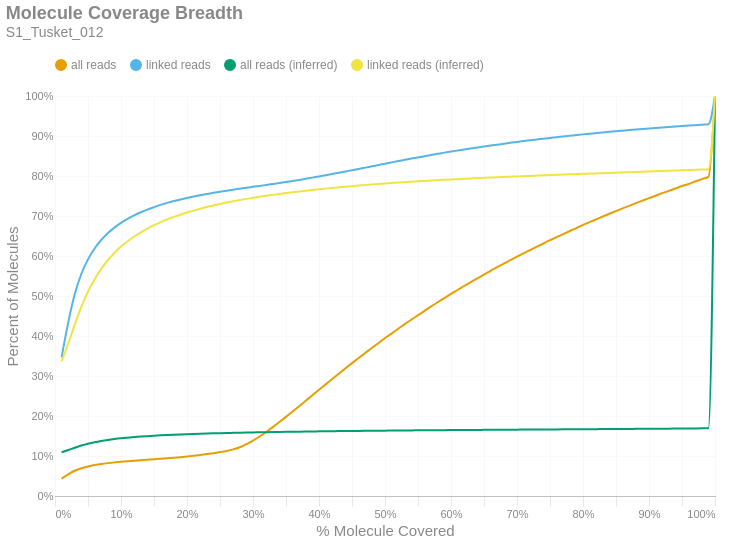

Write notebook code for a chart like this one.
### Markdown cell above
### Molecule Read Coverage
This chart shows molecule coverage breadth as computed by the number of bases aligned to that molecule. In other words, "*how much of each unique long molecule is actually sequenced/aligned?*" Keep in mind there is a distinction between sequences and alignments, since some sequences belonging to a particular molecule may not align well and wouldn't appear in the alignment data. This chart also shows molecule coverage breadth as computed by the *inferred fragment* from which the aligned sequences originate. Unlike read coverage, this calculation takes into account the total insert size, including unsequenced gaps between the forward and reverse reads. Like the previous figures, these are cumulative percents.

### Code cell
if SKIPLR:
    print_html(f"Skipped")
else:
    binned_df = consolidated_hist(valids['coverage_bp'], mask, 0.01, True)
    binned_df_inf = consolidated_hist(valids['coverage_inserts'], mask, 0.01, True)
    binned_df = binned_df.with_columns(pl.lit(binned_df_inf['all reads (cumsum)']).alias('all reads (inferred)'))
    binned_df = binned_df.with_columns(pl.lit(binned_df_inf['linked reads (cumsum)']).alias('linked reads (inferred)'))
    binned_df = binned_df.with_columns(
        (pl.col('bin').cast(pl.Float64) + 0.01).alias('right_edge')
    )

    with SafeRender(binned_df):
        (
            density_plot(binned_df, 'Molecule Coverage Breadth', samplename, 'molcov', ['all reads (inferred)','linked reads (inferred)'])
            .encode(
                #x=alt.X('bin:Q', title="% Molecule Covered").axis(format = '%').scale(padding=0),
                x=alt.X('right_edge:Q', title="% Molecule Covered").axis(format='%').scale(padding=0),
                y=alt.Y('value:Q', title='Percent of Molecules')
                    .axis(format='%')
                    .stack(False)
                    .scale(domainMin=0, padding=0),
                color=alt.Color("key:N").scale(domain = ["all reads", "linked reads", "all reads (inferred)", "linked reads (inferred)"]),
                tooltip = [
                    alt.Tooltip("key:N", title = "Data Type"),
                    alt.Tooltip("range_label:N", title="% Molecule Covered"),
                    alt.Tooltip("value:Q", format = ".2%", title="% Molecules")
                ]
            )
        ).display()

### Figure 1 — Vega-Lite specification as saved in the notebook (floating-point values rounded to 4 significant figures)
{"width": "container", "height": 400, "config": {"title": {"anchor": "start", "dy": -15, "fontSize": 18, "color": "#888888", "subtitleColor": "#888888", "subtitleFontSize": 14}, "arc": {"fill": "#0072B2"}, "axis": {"domainColor": "#888888", "domainWidth": 0.5, "gridWidth": 0.2, "grid": false, "titleFontWeight": 400, "titleFontSize": 15, "labelFontSize": 11, "labelColor": "#888888", "tickColor": "#888888", "tickWidth": 0.2, "titleColor": "#888888"}, "axisBand": {"grid": false}, "axisX": {"grid": true, "tickSize": 10, "domainCap": "round"}, "axisY": {"domain": false, "grid": true, "tickSize": 0, "domainCap": "round"}, "background": "transparent", "header": {"labelFontSize": 15, "labelColor": "#888888", "titleFontSize": 15, "titleFontWeight": 600, "titleColor": "#888888"}, "legend": {"labelFont": "sans-serif", "labelFontSize": 12, "labelColor": "#888888", "symbolSize": 100, "symbolType": "circle", "titleFontSize": 12, "titlePadding": 10, "titleColor": "#888888", "title": null, "orient": "top"}, "range": {"category": ["#E69F00", "#56B4E9", "#009E73", "#F0E442", "#0072B2", "#D55E00", "#CC79A7", "#000000"], "diverging": ["#cfe8f3", "#a2d4ec", "#73bfe2", "#46abdb", "#1696d2", "#12719e"]}, "area": {"fill": "#0072B2", "fillOpacity": 0.7, "line": true, "strokeOpacity": 0.7}, "line": {"color": "#0072B2", "stroke": "#0072B2", "strokeWidth": 2}, "trail": {"color": "#0072B2", "stroke": "#0072B2", "strokeWidth": 0, "size": 1}, "point": {"filled": true, "fillOpacity": 1.0, "size": 95}, "text": {"color": "#888888", "fontSize": 11, "align": "right", "fontWeight": 400, "size": 11}, "bar": {"fill": "#0072B2", "stroke": null}, "view": {"stroke": null, "continuousWidth": 660, "continuousHeight": 400}}, "data": {"name": "data-5d781d03e83a9cfbad81f14116792db8"}, "mark": {"type": "line", "interpolate": "monotone", "point": {"opacity": 0, "size": 275}}, "encoding": {"color": {"field": "key", "scale": {"domain": ["all reads", "linked reads", "all reads (inferred)", "linked reads (inferred)"]}, "type": "nominal"}, "tooltip": [{"field": "key", "title": "Data Type", "type": "nominal"}, {"field": "range_label", "title": "% Molecule Covered", "type": "nominal"}, {"field": "value", "format": ".2%", "title": "% Molecules", "type": "quantitative"}], "x": {"axis": {"format": "%"}, "field": "right_edge", "scale": {"padding": 0}, "title": "% Molecule Covered", "type": "quantitative"}, "y": {"axis": {"format": "%"}, "field": "value", "scale": {"domainMin": 0, "padding": 0}, "stack": false, "title": "Percent of Molecules", "type": "quantitative"}}, "params": [{"name": "param_c36ac31b6afebe62", "select": {"type": "point", "fields": ["key"]}, "bind": "legend"}], "title": {"text": "Molecule Coverage Breadth", "subtitle": "S1_Tusket_012"}, "transform": [{"fold": ["all reads (cumsum)", "linked reads (cumsum)", "all reads (inferred)", "linked reads (inferred)"]}, {"calculate": "replace(datum.key, ' (cumsum)', '')", "as": "key"}, {"filter": {"param": "param_c36ac31b6afebe62"}}], "usermeta": {"embedOptions": {"downloadFileName": "S1_Tusket_012.molcov"}}, "$schema": "https://vega.github.io/schema/vega-lite/v6.1.0.json", "datasets": {"data-5d781d03e83a9cfbad81f14116792db8": [{"bin": "0.0", "interval": "0.0-0.01", "all reads": 0.04357, "linked reads": 0.3467, "all reads (cumsum)": 0.04357, "linked reads (cumsum)": 0.3467, "range_label": "0.0-0.01", "all reads (inferred)": 0.1094, "linked reads (inferred)": 0.3367, "right_edge": 0.01}, {"bin": "0.01", "interval": "0.01-0.02", "all reads": 0.01072, "linked reads": 0.08679, "all reads (cumsum)": 0.05429, "linked reads (cumsum)": 0.4335, "range_label": "0.01-0.02", "all reads (inferred)": 0.1149, "linked reads (inferred)": 0.3806, "right_edge": 0.02}, {"bin": "0.02", "interval": "0.02-0.03", "all reads": 0.00878, "linked reads": 0.07136, "all reads (cumsum)": 0.06307, "linked reads (cumsum)": 0.5048, "range_label": "0.02-0.03", "all reads (inferred)": 0.1208, "linked reads (inferred)": 0.4289, "right_edge": 0.03}, {"bin": "0.03", "interval": "0.03-0.04", "all reads": 0.006331, "linked reads": 0.05083, "all reads (cumsum)": 0.0694, "linked reads (cumsum)": 0.5557, "range_label": "0.03-0.04", "all reads (inferred)": 0.1261, "linked reads (inferred)": 0.4732, "right_edge": 0.04}, {"bin": "0.04", "interval": "0.04-0.05", "all reads": 0.004465, "linked reads": 0.0359, "all reads (cumsum)": 0.07387, "linked reads (cumsum)": 0.5916, "range_label": "0.04-0.05", "all reads (inferred)": 0.1307, "linked reads (inferred)": 0.5108, "right_edge": 0.05}, {"bin": "0.05", "interval": "0.05-0.06", "all reads": 0.003448, "linked reads": 0.02727, "all reads (cumsum)": 0.07731, "linked reads (cumsum)": 0.6188, "range_label": "0.05-0.06", "all reads (inferred)": 0.1344, "linked reads (inferred)": 0.5419, "right_edge": 0.06}, {"bin": "0.06", "interval": "0.06-0.07", "all reads": 0.002705, "linked reads": 0.02123, "all reads (cumsum)": 0.08002, "linked reads (cumsum)": 0.6401, "range_label": "0.06-0.07", "all reads (inferred)": 0.1376, "linked reads (inferred)": 0.5678, "right_edge": 0.07}, {"bin": "0.07", "interval": "0.07-0.08", "all reads": 0.00218, "linked reads": 0.01692, "all reads (cumsum)": 0.0822, "linked reads (cumsum)": 0.657, "range_label": "0.07-0.08", "all reads (inferred)": 0.1401, "linked reads (inferred)": 0.5893, "right_edge": 0.08}, {"bin": "0.08", "interval": "0.08-0.09", "all reads": 0.001863, "linked reads": 0.01404, "all reads (cumsum)": 0.08406, "linked reads (cumsum)": 0.671, "range_label": "0.08-0.09", "all reads (inferred)": 0.1423, "linked reads (inferred)": 0.6076, "right_edge": 0.09}, {"bin": "0.09", "interval": "0.09-0.1", "all reads": 0.001625, "linked reads": 0.01186, "all reads (cumsum)": 0.08569, "linked reads (cumsum)": 0.6829, "range_label": "0.09-0.1", "all reads (inferred)": 0.1442, "linked reads (inferred)": 0.6235, "right_edge": 0.1}, {"bin": "0.1", "interval": "0.1-0.11", "all reads": 0.00144, "linked reads": 0.01011, "all reads (cumsum)": 0.08712, "linked reads (cumsum)": 0.693, "range_label": "0.1-0.11", "all reads (inferred)": 0.1458, "linked reads (inferred)": 0.6367, "right_edge": 0.11}, {"bin": "0.11", "interval": "0.11-0.12", "all reads": 0.001275, "linked reads": 0.008673, "all reads (cumsum)": 0.0884, "linked reads (cumsum)": 0.7017, "range_label": "0.11-0.12", "all reads (inferred)": 0.1473, "linked reads (inferred)": 0.6487, "right_edge": 0.12}, {"bin": "0.12", "interval": "0.12-0.13", "all reads": 0.001166, "linked reads": 0.007615, "all reads (cumsum)": 0.08957, "linked reads (cumsum)": 0.7093, "range_label": "0.12-0.13", "all reads (inferred)": 0.1485, "linked reads (inferred)": 0.6591, "right_edge": 0.13}, {"bin": "0.13", "interval": "0.13-0.14", "all reads": 0.001087, "linked reads": 0.006741, "all reads (cumsum)": 0.09065, "linked reads (cumsum)": 0.716, "range_label": "0.13-0.14", "all reads (inferred)": 0.1497, "linked reads (inferred)": 0.6685, "right_edge": 0.14}, {"bin": "0.14", "interval": "0.14-0.15", "all reads": 0.001075, "linked reads": 0.005999, "all reads (cumsum)": 0.09173, "linked reads (cumsum)": 0.722, "range_label": "0.14-0.15", "all reads (inferred)": 0.1507, "linked reads (inferred)": 0.677, "right_edge": 0.15}, {"bin": "0.15", "interval": "0.15-0.16", "all reads": 0.001145, "linked reads": 0.005731, "all reads (cumsum)": 0.09287, "linked reads (cumsum)": 0.7278, "range_label": "0.15-0.16", "all reads (inferred)": 0.1516, "linked reads (inferred)": 0.6846, "right_edge": 0.16}, {"bin": "0.16", "interval": "0.16-0.17", "all reads": 0.001261, "linked reads": 0.005045, "all reads (cumsum)": 0.09413, "linked reads (cumsum)": 0.7328, "range_label": "0.16-0.17", "all reads (inferred)": 0.1524, "linked reads (inferred)": 0.6915, "right_edge": 0.17}, {"bin": "0.17", "interval": "0.17-0.18", "all reads": 0.001386, "linked reads": 0.004481, "all reads (cumsum)": 0.09552, "linked reads (cumsum)": 0.7373, "range_label": "0.17-0.18", "all reads (inferred)": 0.1532, "linked reads (inferred)": 0.6977, "right_edge": 0.18}, {"bin": "0.18", "interval": "0.18-0.19", "all reads": 0.001545, "linked reads": 0.004068, "all reads (cumsum)": 0.09707, "linked reads (cumsum)": 0.7413, "range_label": "0.18-0.19", "all reads (inferred)": 0.1538, "linked reads (inferred)": 0.7033, "right_edge": 0.19}, {"bin": "0.19", "interval": "0.19-0.2", "all reads": 0.001715, "linked reads": 0.003844, "all reads (cumsum)": 0.09878, "linked reads (cumsum)": 0.7452, "range_label": "0.19-0.2", "all reads (inferred)": 0.1545, "linked reads (inferred)": 0.7086, "right_edge": 0.2}, {"bin": "0.2", "interval": "0.2-0.21", "all reads": 0.001821, "linked reads": 0.003534, "all reads (cumsum)": 0.1006, "linked reads (cumsum)": 0.7487, "range_label": "0.2-0.21", "all reads (inferred)": 0.1551, "linked reads (inferred)": 0.7135, "right_edge": 0.21}, {"bin": "0.21", "interval": "0.21-0.22", "all reads": 0.001997, "linked reads": 0.003271, "all reads (cumsum)": 0.1026, "linked reads (cumsum)": 0.752, "range_label": "0.21-0.22", "all reads (inferred)": 0.1556, "linked reads (inferred)": 0.7181, "right_edge": 0.22}, {"bin": "0.22", "interval": "0.22-0.23", "all reads": 0.002158, "linked reads": 0.003082, "all reads (cumsum)": 0.1048, "linked reads (cumsum)": 0.7551, "range_label": "0.22-0.23", "all reads (inferred)": 0.1562, "linked reads (inferred)": 0.7224, "right_edge": 0.23}, {"bin": "0.23", "interval": "0.23-0.24", "all reads": 0.002352, "linked reads": 0.002846, "all reads (cumsum)": 0.1071, "linked reads (cumsum)": 0.7579, "range_label": "0.23-0.24", "all reads (inferred)": 0.1566, "linked reads (inferred)": 0.7263, "right_edge": 0.24}, {"bin": "0.24", "interval": "0.24-0.25", "all reads": 0.002662, "linked reads": 0.002828, "all reads (cumsum)": 0.1098, "linked reads (cumsum)": 0.7608, "range_label": "0.24-0.25", "all reads (inferred)": 0.1571, "linked reads (inferred)": 0.73, "right_edge": 0.25}, {"bin": "0.25", "interval": "0.25-0.26", "all reads": 0.002933, "linked reads": 0.002633, "all reads (cumsum)": 0.1127, "linked reads (cumsum)": 0.7634, "range_label": "0.25-0.26", "all reads (inferred)": 0.1575, "linked reads (inferred)": 0.7335, "right_edge": 0.26}, {"bin": "0.26", "interval": "0.26-0.27", "all reads": 0.00383, "linked reads": 0.002482, "all reads (cumsum)": 0.1165, "linked reads (cumsum)": 0.7659, "range_label": "0.26-0.27", "all reads (inferred)": 0.1579, "linked reads (inferred)": 0.7367, "right_edge": 0.27}, {"bin": "0.27", "interval": "0.27-0.28", "all reads": 0.00546, "linked reads": 0.00237, "all reads (cumsum)": 0.122, "linked reads (cumsum)": 0.7682, "range_label": "0.27-0.28", "all reads (inferred)": 0.1583, "linked reads (inferred)": 0.7399, "right_edge": 0.28}, {"bin": "0.28", "interval": "0.28-0.29", "all reads": 0.007453, "linked reads": 0.002416, "all reads (cumsum)": 0.1294, "linked reads (cumsum)": 0.7707, "range_label": "0.28-0.29", "all reads (inferred)": 0.1586, "linked reads (inferred)": 0.7428, "right_edge": 0.29}, {"bin": "0.29", "interval": "0.29-0.3", "all reads": 0.00911, "linked reads": 0.002253, "all reads (cumsum)": 0.1386, "linked reads (cumsum)": 0.7729, "range_label": "0.29-0.3", "all reads (inferred)": 0.159, "linked reads (inferred)": 0.7454, "right_edge": 0.3}, {"bin": "0.3", "interval": "0.3-0.31", "all reads": 0.01024, "linked reads": 0.00228, "all reads (cumsum)": 0.1488, "linked reads (cumsum)": 0.7752, "range_label": "0.3-0.31", "all reads (inferred)": 0.1593, "linked reads (inferred)": 0.748, "right_edge": 0.31}, {"bin": "0.31", "interval": "0.31-0.32", "all reads": 0.01134, "linked reads": 0.002416, "all reads (cumsum)": 0.1601, "linked reads (cumsum)": 0.7776, "range_label": "0.31-0.32", "all reads (inferred)": 0.1596, "linked reads (inferred)": 0.7505, "right_edge": 0.32}, {"bin": "0.32", "interval": "0.32-0.33", "all reads": 0.01209, "linked reads": 0.002362, "all reads (cumsum)": 0.1722, "linked reads (cumsum)": 0.78, "range_label": "0.32-0.33", "all reads (inferred)": 0.1599, "linked reads (inferred)": 0.7528, "right_edge": 0.33}, {"bin": "0.33", "interval": "0.33-0.34", "all reads": 0.01262, "linked reads": 0.00255, "all reads (cumsum)": 0.1849, "linked reads (cumsum)": 0.7825, "range_label": "0.33-0.34", "all reads (inferred)": 0.1601, "linked reads (inferred)": 0.7551, "right_edge": 0.34}, {"bin": "0.34", "interval": "0.34-0.35", "all reads": 0.01292, "linked reads": 0.002433, "all reads (cumsum)": 0.1978, "linked reads (cumsum)": 0.7849, "range_label": "0.34-0.35", "all reads (inferred)": 0.1604, "linked reads (inferred)": 0.7572, "right_edge": 0.35}, {"bin": "0.35", "interval": "0.35-0.36", "all reads": 0.0134, "linked reads": 0.002589, "all reads (cumsum)": 0.2112, "linked reads (cumsum)": 0.7875, "range_label": "0.35-0.36", "all reads (inferred)": 0.1607, "linked reads (inferred)": 0.7593, "right_edge": 0.36}, {"bin": "0.36", "interval": "0.36-0.37", "all reads": 0.01345, "linked reads": 0.00268, "all reads (cumsum)": 0.2246, "linked reads (cumsum)": 0.7902, "range_label": "0.36-0.37", "all reads (inferred)": 0.1609, "linked reads (inferred)": 0.7613, "right_edge": 0.37}, {"bin": "0.37", "interval": "0.37-0.38", "all reads": 0.0136, "linked reads": 0.002855, "all reads (cumsum)": 0.2382, "linked reads (cumsum)": 0.7931, "range_label": "0.37-0.38", "all reads (inferred)": 0.1611, "linked reads (inferred)": 0.7631, "right_edge": 0.38}, {"bin": "0.38", "interval": "0.38-0.39", "all reads": 0.01362, "linked reads": 0.002833, "all reads (cumsum)": 0.2518, "linked reads (cumsum)": 0.7959, "range_label": "0.38-0.39", "all reads (inferred)": 0.1614, "linked reads (inferred)": 0.7649, "right_edge": 0.39}, {"bin": "0.39", "interval": "0.39-0.4", "all reads": 0.01384, "linked reads": 0.003007, "all reads (cumsum)": 0.2657, "linked reads (cumsum)": 0.7989, "range_label": "0.39-0.4", "all reads (inferred)": 0.1616, "linked reads (inferred)": 0.7667, "right_edge": 0.4}, {"bin": "0.4", "interval": "0.4-0.41", "all reads": 0.0134, "linked reads": 0.003009, "all reads (cumsum)": 0.2791, "linked reads (cumsum)": 0.8019, "range_label": "0.4-0.41", "all reads (inferred)": 0.1618, "linked reads (inferred)": 0.7684, "right_edge": 0.41}, {"bin": "0.41", "interval": "0.41-0.42", "all reads": 0.0135, "linked reads": 0.003072, "all reads (cumsum)": 0.2926, "linked reads (cumsum)": 0.805, "range_label": "0.41-0.42", "all reads (inferred)": 0.162, "linked reads (inferred)": 0.7701, "right_edge": 0.42}, {"bin": "0.42", "interval": "0.42-0.43", "all reads": 0.01329, "linked reads": 0.003063, "all reads (cumsum)": 0.3059, "linked reads (cumsum)": 0.8081, "range_label": "0.42-0.43", "all reads (inferred)": 0.1622, "linked reads (inferred)": 0.7717, "right_edge": 0.43}, {"bin": "0.43", "interval": "0.43-0.44", "all reads": 0.01318, "linked reads": 0.003226, "all reads (cumsum)": 0.319, "linked reads (cumsum)": 0.8113, "range_label": "0.43-0.44", "all reads (inferred)": 0.1624, "linked reads (inferred)": 0.7732, "right_edge": 0.44}, {"bin": "0.44", "interval": "0.44-0.45", "all reads": 0.01307, "linked reads": 0.003165, "all reads (cumsum)": 0.3321, "linked reads (cumsum)": 0.8144, "range_label": "0.44-0.45", "all reads (inferred)": 0.1626, "linked reads (inferred)": 0.7747, "right_edge": 0.45}, {"bin": "0.45", "interval": "0.45-0.46", "all reads": 0.01281, "linked reads": 0.003244, "all reads (cumsum)": 0.3449, "linked reads (cumsum)": 0.8177, "range_label": "0.45-0.46", "all reads (inferred)": 0.1627, "linked reads (inferred)": 0.776, "right_edge": 0.46}, {"bin": "0.46", "interval": "0.46-0.47", "all reads": 0.01256, "linked reads": 0.003207, "all reads (cumsum)": 0.3575, "linked reads (cumsum)": 0.8209, "range_label": "0.46-0.47", "all reads (inferred)": 0.1629, "linked reads (inferred)": 0.7774, "right_edge": 0.47}, {"bin": "0.47", "interval": "0.47-0.48", "all reads": 0.01265, "linked reads": 0.003236, "all reads (cumsum)": 0.3701, "linked reads (cumsum)": 0.8241, "range_label": "0.47-0.48", "all reads (inferred)": 0.1631, "linked reads (inferred)": 0.7787, "right_edge": 0.48}, {"bin": "0.48", "interval": "0.48-0.49", "all reads": 0.01188, "linked reads": 0.003222, "all reads (cumsum)": 0.382, "linked reads (cumsum)": 0.8274, "range_label": "0.48-0.49", "all reads (inferred)": 0.1633, "linked reads (inferred)": 0.7799, "right_edge": 0.49}, {"bin": "0.49", "interval": "0.49-0.5", "all reads": 0.01311, "linked reads": 0.00347, "all reads (cumsum)": 0.3951, "linked reads (cumsum)": 0.8308, "range_label": "0.49-0.5", "all reads (inferred)": 0.1634, "linked reads (inferred)": 0.7812, "right_edge": 0.5}, {"bin": "0.5", "interval": "0.5-0.51", "all reads": 0.01092, "linked reads": 0.003266, "all reads (cumsum)": 0.406, "linked reads (cumsum)": 0.8341, "range_label": "0.5-0.51", "all reads (inferred)": 0.1636, "linked reads (inferred)": 0.7823, "right_edge": 0.51}, {"bin": "0.51", "interval": "0.51-0.52", "all reads": 0.01215, "linked reads": 0.003216, "all reads (cumsum)": 0.4182, "linked reads (cumsum)": 0.8373, "range_label": "0.51-0.52", "all reads (inferred)": 0.1637, "linked reads (inferred)": 0.7835, "right_edge": 0.52}, {"bin": "0.52", "interval": "0.52-0.53", "all reads": 0.01135, "linked reads": 0.00306, "all reads (cumsum)": 0.4295, "linked reads (cumsum)": 0.8404, "range_label": "0.52-0.53", "all reads (inferred)": 0.1639, "linked reads (inferred)": 0.7846, "right_edge": 0.53}, {"bin": "0.53", "interval": "0.53-0.54", "all reads": 0.01152, "linked reads": 0.003178, "all reads (cumsum)": 0.441, "linked reads (cumsum)": 0.8435, "range_label": "0.53-0.54", "all reads (inferred)": 0.164, "linked reads (inferred)": 0.7857, "right_edge": 0.54}, {"bin": "0.54", "interval": "0.54-0.55", "all reads": 0.01095, "linked reads": 0.003026, "all reads (cumsum)": 0.452, "linked reads (cumsum)": 0.8466, "range_label": "0.54-0.55", "all reads (inferred)": 0.1641, "linked reads (inferred)": 0.7867, "right_edge": 0.55}, {"bin": "0.55", "interval": "0.55-0.56", "all reads": 0.011, "linked reads": 0.003002, "all reads (cumsum)": 0.463, "linked reads (cumsum)": 0.8496, "range_label": "0.55-0.56", "all reads (inferred)": 0.1643, "linked reads (inferred)": 0.7877, "right_edge": 0.56}, {"bin": "0.56", "interval": "0.56-0.57", "all reads": 0.01088, "linked reads": 0.002926, "all reads (cumsum)": 0.4739, "linked reads (cumsum)": 0.8525, "range_label": "0.56-0.57", "all reads (inferred)": 0.1644, "linked reads (inferred)": 0.7886, "right_edge": 0.57}, {"bin": "0.57", "interval": "0.57-0.58", "all reads": 0.01047, "linked reads": 0.002944, "all reads (cumsum)": 0.4843, "linked reads (cumsum)": 0.8554, "range_label": "0.57-0.58", "all reads (inferred)": 0.1645, "linked reads (inferred)": 0.7895, "right_edge": 0.58}, {"bin": "0.58", "interval": "0.58-0.59", "all reads": 0.0105, "linked reads": 0.002958, "all reads (cumsum)": 0.4948, "linked reads (cumsum)": 0.8584, "range_label": "0.58-0.59", "all reads (inferred)": 0.1646, "linked reads (inferred)": 0.7904, "right_edge": 0.59}, {"bin": "0.59", "interval": "0.59-0.6", "all reads": 0.01043, "linked reads": 0.00275, "all reads (cumsum)": 0.5053, "linked reads (cumsum)": 0.8611, "range_label": "0.59-0.6", "all reads (inferred)": 0.1648, "linked reads (inferred)": 0.7913, "right_edge": 0.6}, {"bin": "0.6", "interval": "0.6-0.61", "all reads": 0.009743, "linked reads": 0.002531, "all reads (cumsum)": 0.515, "linked reads (cumsum)": 0.8637, "range_label": "0.6-0.61", "all reads (inferred)": 0.1649, "linked reads (inferred)": 0.7921, "right_edge": 0.61}, {"bin": "0.61", "interval": "0.61-0.62", "all reads": 0.01002, "linked reads": 0.002536, "all reads (cumsum)": 0.525, "linked reads (cumsum)": 0.8662, "range_label": "0.61-0.62", "all reads (inferred)": 0.165, "linked reads (inferred)": 0.793, "right_edge": 0.62}, {"bin": "0.62", "interval": "0.62-0.63", "all reads": 0.009646, "linked reads": 0.002602, "all reads (cumsum)": 0.5347, "linked reads (cumsum)": 0.8688, "range_label": "0.62-0.63", "all reads (inferred)": 0.1651, "linked reads (inferred)": 0.7937, "right_edge": 0.63}, {"bin": "0.63", "interval": "0.63-0.64", "all reads": 0.009615, "linked reads": 0.002458, "all reads (cumsum)": 0.5443, "linked reads (cumsum)": 0.8713, "range_label": "0.63-0.64", "all reads (inferred)": 0.1652, "linked reads (inferred)": 0.7946, "right_edge": 0.64}, {"bin": "0.64", "interval": "0.64-0.65", "all reads": 0.009298, "linked reads": 0.002423, "all reads (cumsum)": 0.5536, "linked reads (cumsum)": 0.8737, "range_label": "0.64-0.65", "all reads (inferred)": 0.1653, "linked reads (inferred)": 0.7953, "right_edge": 0.65}, {"bin": "0.65", "interval": "0.65-0.66", "all reads": 0.009499, "linked reads": 0.002401, "all reads (cumsum)": 0.5631, "linked reads (cumsum)": 0.8761, "range_label": "0.65-0.66", "all reads (inferred)": 0.1655, "linked reads (inferred)": 0.7961, "right_edge": 0.66}, {"bin": "0.66", "interval": "0.66-0.67", "all reads": 0.008956, "linked reads": 0.002277, "all reads (cumsum)": 0.5721, "linked reads (cumsum)": 0.8784, "range_label": "0.66-0.67", "all reads (inferred)": 0.1656, "linked reads (inferred)": 0.7968, "right_edge": 0.67}, {"bin": "0.67", "interval": "0.67-0.68", "all reads": 0.008976, "linked reads": 0.002306, "all reads (cumsum)": 0.581, "linked reads (cumsum)": 0.8807, "range_label": "0.67-0.68", "all reads (inferred)": 0.1657, "linked reads (inferred)": 0.7975, "right_edge": 0.68}, {"bin": "0.68", "interval": "0.68-0.69", "all reads": 0.008617, "linked reads": 0.002287, "all reads (cumsum)": 0.5896, "linked reads (cumsum)": 0.883, "range_label": "0.68-0.69", "all reads (inferred)": 0.1658, "linked reads (inferred)": 0.7983, "right_edge": 0.69}, {"bin": "0.69", "interval": "0.69-0.7", "all reads": 0.008723, "linked reads": 0.002245, "all reads (cumsum)": 0.5984, "linked reads (cumsum)": 0.8852, "range_label": "0.69-0.7", "all reads (inferred)": 0.1659, "linked reads (inferred)": 0.799, "right_edge": 0.7}, {"bin": "0.7", "interval": "0.7-0.71", "all reads": 0.008383, "linked reads": 0.002069, "all reads (cumsum)": 0.6068, "linked reads (cumsum)": 0.8873, "range_label": "0.7-0.71", "all reads (inferred)": 0.166, "linked reads (inferred)": 0.7997, "right_edge": 0.71}, {"bin": "0.71", "interval": "0.71-0.72", "all reads": 0.008272, "linked reads": 0.002067, "all reads (cumsum)": 0.615, "linked reads (cumsum)": 0.8893, "range_label": "0.71-0.72", "all reads (inferred)": 0.1661, "linked reads (inferred)": 0.8003, "right_edge": 0.72}, {"bin": "0.72", "interval": "0.72-0.73", "all reads": 0.008282, "linked reads": 0.00193, "all reads (cumsum)": 0.6233, "linked reads (cumsum)": 0.8913, "range_label": "0.72-0.73", "all reads (inferred)": 0.1662, "linked reads (inferred)": 0.801, "right_edge": 0.73}, {"bin": "0.73", "interval": "0.73-0.74", "all reads": 0.007921, "linked reads": 0.001899, "all reads (cumsum)": 0.6312, "linked reads (cumsum)": 0.8932, "range_label": "0.73-0.74", "all reads (inferred)": 0.1663, "linked reads (inferred)": 0.8016, "right_edge": 0.74}, {"bin": "0.74", "interval": "0.74-0.75", "all reads": 0.008314, "linked reads": 0.001935, "all reads (cumsum)": 0.6395, "linked reads (cumsum)": 0.8951, "range_label": "0.74-0.75", "all reads (inferred)": 0.1664, "linked reads (inferred)": 0.8022, "right_edge": 0.75}, {"bin": "0.75", "interval": "0.75-0.76", "all reads": 0.007658, "linked reads": 0.001782, "all reads (cumsum)": 0.6472, "linked reads (cumsum)": 0.8969, "range_label": "0.75-0.76", "all reads (inferred)": 0.1665, "linked reads (inferred)": 0.8029, "right_edge": 0.76}, {"bin": "0.76", "interval": "0.76-0.77", "all reads": 0.007718, "linked reads": 0.001899, "all reads (cumsum)": 0.6549, "linked reads (cumsum)": 0.8988, "range_label": "0.76-0.77", "all reads (inferred)": 0.1666, "linked reads (inferred)": 0.8035, "right_edge": 0.77}, {"bin": "0.77", "interval": "0.77-0.78", "all reads": 0.007568, "linked reads": 0.00177, "all reads (cumsum)": 0.6625, "linked reads (cumsum)": 0.9006, "range_label": "0.77-0.78", "all reads (inferred)": 0.1667, "linked reads (inferred)": 0.8042, "right_edge": 0.78}, {"bin": "0.78", "interval": "0.78-0.79", "all reads": 0.007381, "linked reads": 0.001704, "all reads (cumsum)": 0.6699, "linked reads (cumsum)": 0.9023, "range_label": "0.78-0.79", "all reads (inferred)": 0.1668, "linked reads (inferred)": 0.8048, "right_edge": 0.79}, {"bin": "0.79", "interval": "0.79-0.8", "all reads": 0.007732, "linked reads": 0.001794, "all reads (cumsum)": 0.6776, "linked reads (cumsum)": 0.9041, "range_label": "0.79-0.8", "all reads (inferred)": 0.167, "linked reads (inferred)": 0.8054, "right_edge": 0.8}, {"bin": "0.8", "interval": "0.8-0.81", "all reads": 0.006976, "linked reads": 0.00154, "all reads (cumsum)": 0.6846, "linked reads (cumsum)": 0.9056, "range_label": "0.8-0.81", "all reads (inferred)": 0.1671, "linked reads (inferred)": 0.806, "right_edge": 0.81}, {"bin": "0.81", "interval": "0.81-0.82", "all reads": 0.007079, "linked reads": 0.001681, "all reads (cumsum)": 0.6917, "linked reads (cumsum)": 0.9073, "range_label": "0.81-0.82", "all reads (inferred)": 0.1672, "linked reads (inferred)": 0.8065, "right_edge": 0.82}, {"bin": "0.82", "interval": "0.82-0.83", "all reads": 0.00705, "linked reads": 0.001593, "all reads (cumsum)": 0.6987, "linked reads (cumsum)": 0.9089, "range_label": "0.82-0.83", "all reads (inferred)": 0.1673, "linked reads (inferred)": 0.8072, "right_edge": 0.83}, {"bin": "0.83", "interval": "0.83-0.84", "all reads": 0.006882, "linked reads": 0.001537, "all reads (cumsum)": 0.7056, "linked reads (cumsum)": 0.9104, "range_label": "0.83-0.84", "all reads (inferred)": 0.1674, "linked reads (inferred)": 0.8078, "right_edge": 0.84}, {"bin": "0.84", "interval": "0.84-0.85", "all reads": 0.006685, "linked reads": 0.00146, "all reads (cumsum)": 0.7123, "linked reads (cumsum)": 0.9119, "range_label": "0.84-0.85", "all reads (inferred)": 0.1675, "linked reads (inferred)": 0.8084, "right_edge": 0.85}, {"bin": "0.85", "interval": "0.85-0.86", "all reads": 0.00665, "linked reads": 0.00144, "all reads (cumsum)": 0.7189, "linked reads (cumsum)": 0.9133, "range_label": "0.85-0.86", "all reads (inferred)": 0.1676, "linked reads (inferred)": 0.8089, "right_edge": 0.86}, {"bin": "0.86", "interval": "0.86-0.87", "all reads": 0.006537, "linked reads": 0.001447, "all reads (cumsum)": 0.7255, "linked reads (cumsum)": 0.9148, "range_label": "0.86-0.87", "all reads (inferred)": 0.1677, "linked reads (inferred)": 0.8096, "right_edge": 0.87}, {"bin": "0.87", "interval": "0.87-0.88", "all reads": 0.006574, "linked reads": 0.001404, "all reads (cumsum)": 0.732, "linked reads (cumsum)": 0.9162, "range_label": "0.87-0.88", "all reads (inferred)": 0.1678, "linked reads (inferred)": 0.8102, "right_edge": 0.88}, {"bin": "0.88", "interval": "0.88-0.89", "all reads": 0.00634, "linked reads": 0.001359, "all reads (cumsum)": 0.7384, "linked reads (cumsum)": 0.9175, "range_label": "0.88-0.89", "all reads (inferred)": 0.168, "linked reads (inferred)": 0.8108, "right_edge": 0.89}, {"bin": "0.89", "interval": "0.89-0.9", "all reads": 0.006392, "linked reads": 0.001293, "all reads (cumsum)": 0.7448, "linked reads (cumsum)": 0.9188, "range_label": "0.89-0.9", "all reads (inferred)": 0.1681, "linked reads (inferred)": 0.8114, "right_edge": 0.9}, {"bin": "0.9", "interval": "0.9-0.91", "all reads": 0.005831, "linked reads": 0.001188, "all reads (cumsum)": 0.7506, "linked reads (cumsum)": 0.92, "range_label": "0.9-0.91", "all reads (inferred)": 0.1682, "linked reads (inferred)": 0.812, "right_edge": 0.91}, {"bin": "0.91", "interval": "0.91-0.92", "all reads": 0.006556, "linked reads": 0.001276, "all reads (cumsum)": 0.7572, "linked reads (cumsum)": 0.9213, "range_label": "0.91-0.92", "all reads (inferred)": 0.1683, "linked reads (inferred)": 0.8126, "right_edge": 0.92}, {"bin": "0.92", "interval": "0.92-0.93", "all reads": 0.005538, "linked reads": 0.001193, "all reads (cumsum)": 0.7627, "linked reads (cumsum)": 0.9225, "range_label": "0.92-0.93", "all reads (inferred)": 0.1684, "linked reads (inferred)": 0.8131, "right_edge": 0.93}, {"bin": "0.93", "interval": "0.93-0.94", "all reads": 0.005957, "linked reads": 0.001138, "all reads (cumsum)": 0.7686, "linked reads (cumsum)": 0.9236, "range_label": "0.93-0.94", "all reads (inferred)": 0.1686, "linked reads (inferred)": 0.8137, "right_edge": 0.94}, {"bin": "0.94", "interval": "0.94-0.95", "all reads": 0.006342, "linked reads": 0.001189, "all reads (cumsum)": 0.775, "linked reads (cumsum)": 0.9248, "range_label": "0.94-0.95", "all reads (inferred)": 0.1687, "linked reads (inferred)": 0.8142, "right_edge": 0.95}, {"bin": "0.95", "interval": "0.95-0.96", "all reads": 0.00516, "linked reads": 0.001159, "all reads (cumsum)": 0.7802, "linked reads (cumsum)": 0.926, "range_label": "0.95-0.96", "all reads (inferred)": 0.1688, "linked reads (inferred)": 0.8148, "right_edge": 0.96}, {"bin": "0.96", "interval": "0.96-0.97", "all reads": 0.006058, "linked reads": 0.00112, "all reads (cumsum)": 0.7862, "linked reads (cumsum)": 0.9271, "range_label": "0.96-0.97", "all reads (inferred)": 0.169, "linked reads (inferred)": 0.8155, "right_edge": 0.97}, {"bin": "0.97", "interval": "0.97-0.98", "all reads": 0.006033, "linked reads": 0.001113, "all reads (cumsum)": 0.7922, "linked reads (cumsum)": 0.9282, "range_label": "0.97-0.98", "all reads (inferred)": 0.1691, "linked reads (inferred)": 0.8162, "right_edge": 0.98}, {"bin": "0.98", "interval": "0.98-0.99", "all reads": 0.005662, "linked reads": 0.001137, "all reads (cumsum)": 0.7979, "linked reads (cumsum)": 0.9293, "range_label": "0.98-0.99", "all reads (inferred)": 0.1693, "linked reads (inferred)": 0.817, "right_edge": 0.99}, {"bin": "0.99", "interval": "0.99-1.0", "all reads": 0.2021, "linked reads": 0.07067, "all reads (cumsum)": 1.0, "linked reads (cumsum)": 1.0, "range_label": "0.99-1.0", "all reads (inferred)": 1.0, "linked reads (inferred)": 1.0, "right_edge": 1.0}]}}
